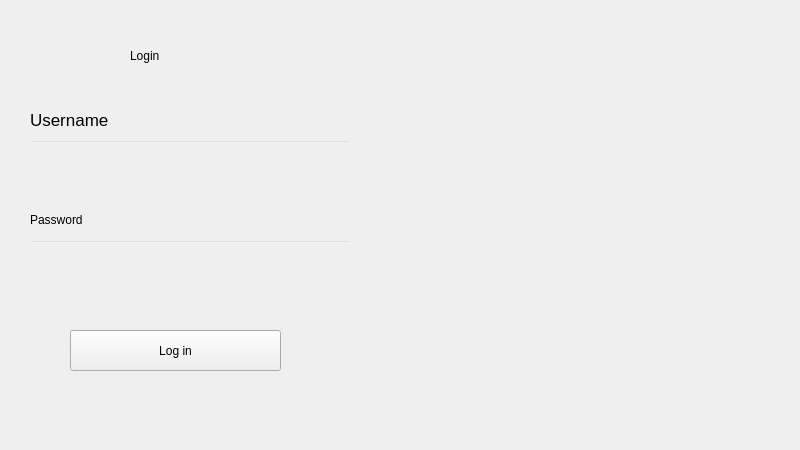
<?xml version="1.0" encoding="UTF-8"?>
<ui version="4.0">
 <class>MainWindow</class>
 <widget class="QMainWindow" name="MainWindow">
  <property name="geometry">
   <rect>
    <x>0</x>
    <y>0</y>
    <width>800</width>
    <height>450</height>
   </rect>
  </property>
  <property name="windowTitle">
   <string>MainWindow</string>
  </property>
  <widget class="QWidget" name="centralwidget">
   <widget class="QPushButton" name="login">
    <property name="geometry">
     <rect>
      <x>70</x>
      <y>330</y>
      <width>211</width>
      <height>41</height>
     </rect>
    </property>
    <property name="styleSheet">
     <string notr="true">border-radius:20px;
background-color: rgb(170, 255, 255);
font: 14pt &quot;MS Shell Dlg 2&quot;;
QPushButton::hover
                             {
                            background-color : lightgreen;
                             }</string>
    </property>
    <property name="text">
     <string>Log in</string>
    </property>
   </widget>
   <widget class="QLabel" name="label_2">
    <property name="geometry">
     <rect>
      <x>0</x>
      <y>0</y>
      <width>800</width>
      <height>450</height>
     </rect>
    </property>
    <property name="styleSheet">
     <string notr="true">background-image:url(:/MENU/60513-01-gym-powerpoint-template-light-16x9-1.jpg);</string>
    </property>
    <property name="text">
     <string/>
    </property>
   </widget>
   <widget class="QLabel" name="label_3">
    <property name="geometry">
     <rect>
      <x>30</x>
      <y>110</y>
      <width>81</width>
      <height>20</height>
     </rect>
    </property>
    <property name="font">
     <font>
      <family>MS Shell Dlg 2</family>
      <pointsize>13</pointsize>
      <weight>50</weight>
      <italic>false</italic>
      <bold>false</bold>
     </font>
    </property>
    <property name="styleSheet">
     <string notr="true">font: 13pt &quot;MS Shell Dlg 2&quot;;</string>
    </property>
    <property name="text">
     <string>Username</string>
    </property>
   </widget>
   <widget class="QLineEdit" name="emailfield">
    <property name="geometry">
     <rect>
      <x>30</x>
      <y>140</y>
      <width>321</width>
      <height>41</height>
     </rect>
    </property>
    <property name="styleSheet">
     <string notr="true">background-color:rgba(0,0,0,0);
font: 12pt &quot;MS Shell Dlg 2&quot;;</string>
    </property>
   </widget>
   <widget class="QLabel" name="label">
    <property name="geometry">
     <rect>
      <x>130</x>
      <y>20</y>
      <width>151</width>
      <height>71</height>
     </rect>
    </property>
    <property name="styleSheet">
     <string notr="true">font: 36pt &quot;MS Shell Dlg 2&quot;; color:rgb(0, 0, 0);</string>
    </property>
    <property name="text">
     <string>Login</string>
    </property>
   </widget>
   <widget class="QLabel" name="label_4">
    <property name="geometry">
     <rect>
      <x>30</x>
      <y>210</y>
      <width>81</width>
      <height>20</height>
     </rect>
    </property>
    <property name="styleSheet">
     <string notr="true">font: 13pt &quot;MS Shell Dlg 2&quot;;
</string>
    </property>
    <property name="text">
     <string>Password</string>
    </property>
   </widget>
   <widget class="QLineEdit" name="passwordfield">
    <property name="geometry">
     <rect>
      <x>30</x>
      <y>240</y>
      <width>321</width>
      <height>41</height>
     </rect>
    </property>
    <property name="styleSheet">
     <string notr="true">background-color:rgba(0,0,0,0);
font: 12pt &quot;MS Shell Dlg 2&quot;;</string>
    </property>
   </widget>
   <widget class="QLabel" name="error">
    <property name="geometry">
     <rect>
      <x>810</x>
      <y>576</y>
      <width>341</width>
      <height>20</height>
     </rect>
    </property>
    <property name="styleSheet">
     <string notr="true">font: 12pt &quot;MS Shell Dlg 2&quot;; color:red;</string>
    </property>
    <property name="text">
     <string/>
    </property>
   </widget>
   <zorder>label_2</zorder>
   <zorder>login</zorder>
   <zorder>label_3</zorder>
   <zorder>emailfield</zorder>
   <zorder>label</zorder>
   <zorder>label_4</zorder>
   <zorder>passwordfield</zorder>
   <zorder>error</zorder>
  </widget>
 </widget>
 <resources>
  <include location="MENU.qrc"/>
 </resources>
 <connections/>
</ui>
